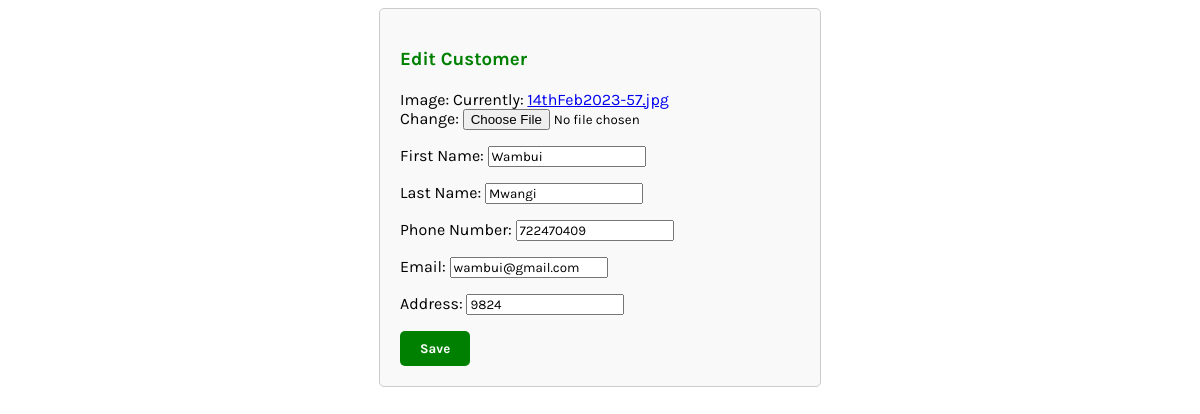
The page /customer_Details/customers/edit/2/ on the database as committed earlier.
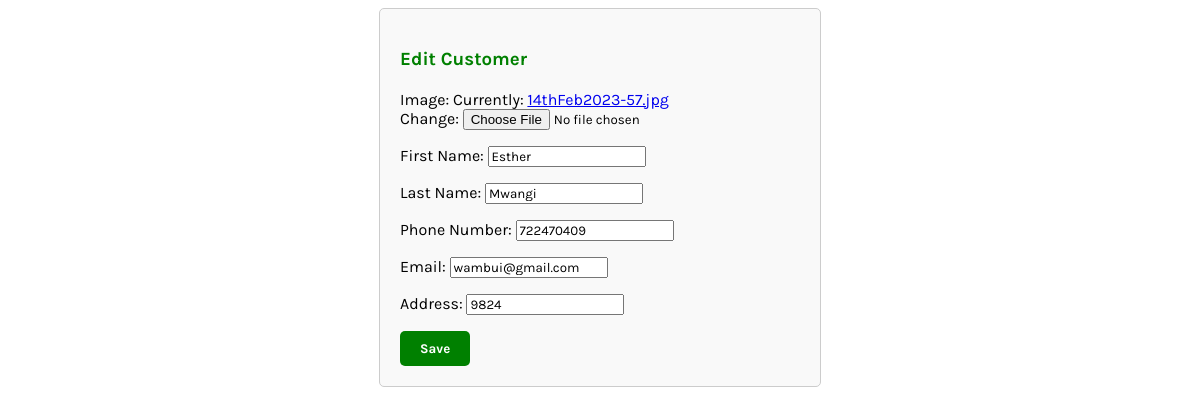
The same page on the database as committed later.
### customer_Details/models.py (models this page shows, shortened)
class Customers(models.Model):
    image = models.ImageField()
    first_Name = models.CharField(max_length=32)
    last_Name = models.CharField(max_length=32)
    phone_Number = models.PositiveIntegerField()
    email = models.CharField(max_length=32)
    address = models.CharField(max_length=32)
    date_created = models.DateTimeField(auto_now_add=True)
    date_updated = models.DateTimeField(auto_now=True)
    class Meta:
        verbose_name = 'Customer'
        verbose_name_plural = 'Customers'

### customer_Details/views.py (the view)
# urls.py: path("customers/edit/<int:id>/", edit_customer, name='customer_edit_view')
def edit_customer(request, id):
    product = Customers.objects.get(id = id)
    if request.method == 'POST':
        form = CustomerUploadForm(request.POST, instance=product)
        if form.is_valid():
            form.save()
            return redirect('customer_details_view', id=product.id)
    else:
        form=CustomerUploadForm(instance=product)
        return render (request, 'customer_Details/edit_customer.html', {"form":form})

### customer_Details/forms.py
class CustomerUploadForm(forms.ModelForm):
    class Meta:
        model = Customers
        fields = "__all__"           #renders all attributes

### templates/customer_Details/edit_customer.html (shortened to what this page needs)
<!DOCTYPE html>
<html lang="en">
<head>
    {%load static%}
    <link rel="stylesheet" type="text/css" href="{% static 'css/edit_customer.css' %}">
</head>
<body>
    <div class="edit-customer-container">
        <h3 class="edit-customer-heading">Edit Customer</h3>
        <form method="POST" class="upload_form" enctype="multipart/form-data">
            {{ form.as_p }}
            <button type="submit" class="save-button">Save</button>
        </form>
    </div>
</body>
</html>

Rows that differ between the two databases and show on the page:
changed Customers "Mwangi": first_Name "Wambui" → "Esther"
